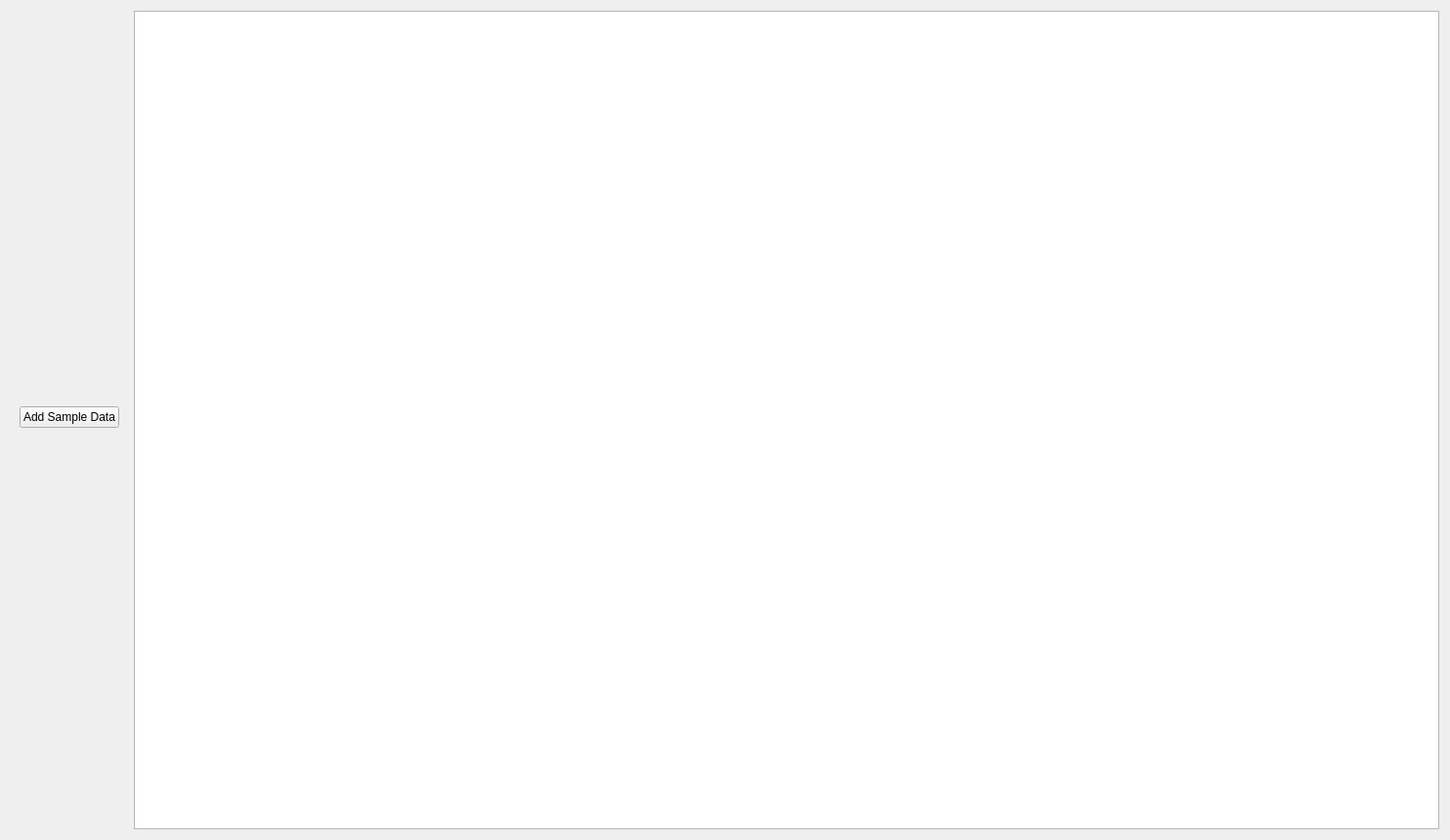
<?xml version="1.0" encoding="UTF-8"?>
<ui version="4.0">
 <class>Form</class>
 <widget class="QWidget" name="Form">
  <property name="geometry">
   <rect>
    <x>0</x>
    <y>0</y>
    <width>1484</width>
    <height>860</height>
   </rect>
  </property>
  <property name="windowTitle">
   <string>Form</string>
  </property>
  <layout class="QGridLayout" name="gridLayout_2">
   <item row="3" column="0">
    <spacer name="verticalSpacer_2">
     <property name="orientation">
      <enum>Qt::Vertical</enum>
     </property>
     <property name="sizeHint" stdset="0">
      <size>
       <width>20</width>
       <height>374</height>
      </size>
     </property>
    </spacer>
   </item>
   <item row="0" column="0">
    <spacer name="verticalSpacer">
     <property name="orientation">
      <enum>Qt::Vertical</enum>
     </property>
     <property name="sizeHint" stdset="0">
      <size>
       <width>20</width>
       <height>374</height>
      </size>
     </property>
    </spacer>
   </item>
   <item row="1" column="0">
    <widget class="QFrame" name="frame">
     <property name="frameShape">
      <enum>QFrame::NoFrame</enum>
     </property>
     <property name="frameShadow">
      <enum>QFrame::Raised</enum>
     </property>
     <layout class="QGridLayout" name="gridLayout">
      <item row="1" column="0">
       <widget class="QPushButton" name="addOptionalDataButton">
        <property name="text">
         <string>Add Sample Data</string>
        </property>
       </widget>
      </item>
     </layout>
    </widget>
   </item>
   <item row="0" column="2" rowspan="4">
    <layout class="QVBoxLayout" name="verticalLayout">
     <item>
      <widget class="QTableView" name="samplesTableView"/>
     </item>
    </layout>
   </item>
  </layout>
 </widget>
 <resources/>
 <connections/>
</ui>
